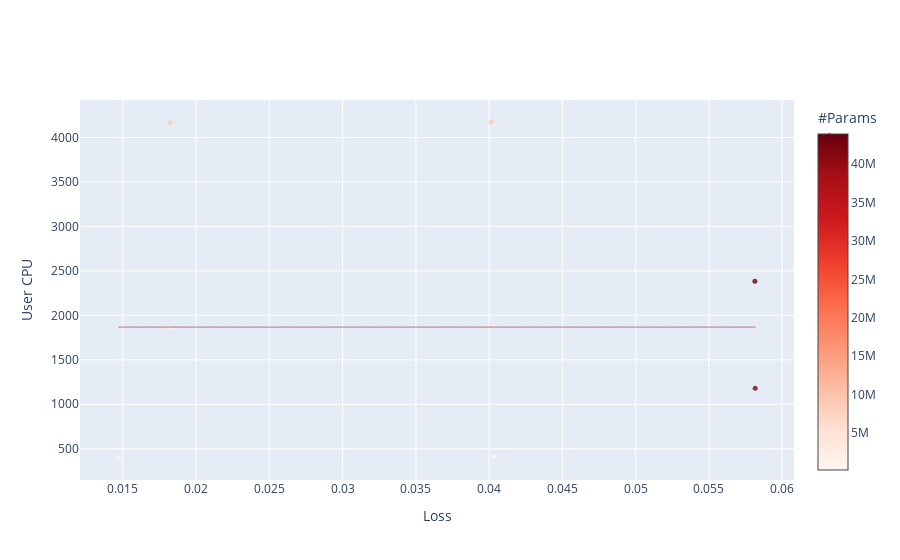

The notebook cell this image was saved under:
### Code cell
x_col = 'generated.loss'
y_col = 'telemetry_diff.cpu.times_avg.user'
color_col = 'generated.responsible_ai_metrics.params'
flow_plot.scatter2d_with_colors(df,
                                x_col='generated.loss',
                                y_col='telemetry_diff.cpu.times_avg.user',
                                color_col='generated.responsible_ai_metrics.params',
                                x_label='Loss',
                                y_label='User CPU',                                
                                color_label='#Params',
                                xaxis_title='Loss',
                                yaxis_title='User CPU',
                                plot_horizon_line=True,
                                horizon_quantile=0.5,
                                plot_pareto=False)

### Figure 1 — Plotly figure (JSON) as saved in the notebook; plotly's stock layout.template omitted (floating-point values rounded to 4 significant figures; data arrays with more than 128 entries replaced by an {"elided": "..."} marker saying what was removed)
{"data": [{"customdata": [["0.01", "397.45", "162.99K"], ["0.04", "411.42", "359.84K"], ["0.06", "1.18K", "42.18M"], ["0.02", "1.86K", "1.89M"], ["0.04", "1.88K", "2.09M"], ["0.06", "2.38K", "43.93M"], ["0.02", "4.17K", "8.49M"], ["0.04", "4.17K", "8.69M"], ["nan", "nan", "nan"]], "hovertemplate": "Loss: %{customdata[0]}<br>User CPU: %{customdata[1]}<br>#Params: %{customdata[2]}", "marker": {"color": [162990, 359840, 42184840, 1890690, 2089540, 43930540, 8485880, 8687730, null], "colorbar": {"orientation": "v", "title": {"text": "#Params"}}, "colorscale": [[0, "rgb(255,245,240)"], [0.125, "rgb(254,224,210)"], [0.25, "rgb(252,187,161)"], [0.375, "rgb(252,146,114)"], [0.5, "rgb(251,106,74)"], [0.625, "rgb(239,59,44)"], [0.75, "rgb(203,24,29)"], [0.875, "rgb(165,15,21)"], [1, "rgb(103,0,13)"]], "opacity": 0.8, "reversescale": false, "size": 5}, "mode": "markers", "name": "", "type": "scatter", "x": [0.01473, 0.04033, 0.05816, 0.01824, 0.04031, 0.05814, 0.01821, 0.04013, null], "y": [397.4, 411.4, 1180.0, 1863.0, 1876.0, 2385.0, 4170.0, 4173.0, null]}, {"marker": {"color": "darkred", "opacity": 0.5, "size": 1}, "mode": "markers", "name": "", "type": "scatter", "x": {"elided": "900 float values"}, "y": {"elided": "900 float values"}}], "layout": {"autosize": true, "xaxis": {"autorange": true, "range": [0.01214, 0.06075], "title": {"text": "Loss"}, "type": "linear"}, "yaxis": {"autorange": true, "range": [103.5, 4467.0], "title": {"text": "User CPU"}, "type": "linear"}}}
